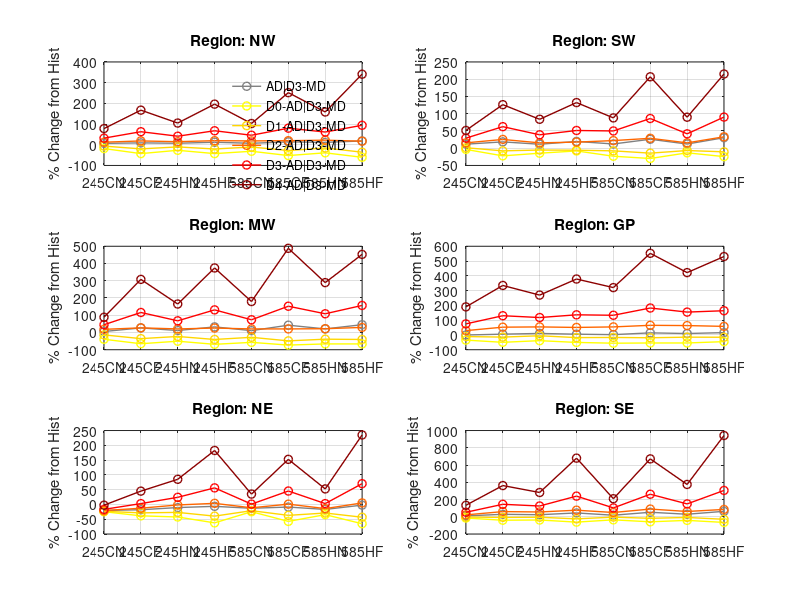

MATLAB code to generate this figure: (Note: this script raises an error after producing the figure.)
% Define data as 3D array: [region, probability, scenario]
% Regions: NW, SW, MW, GP, NE, SE
% Probabilities: AD|D0-MD, D0-AD|D0-MD, ..., D4-AD|D0-MD
% Scenarios: Hist, 245CN, 245CF, 245HN, 245HF, 585CN, 585CF, 585HN, 585HF

data = zeros(6, 6, 9);

% Data matrix: data(region, probability_type, scenario)

% Region 1: NW
data(1,1,:) = [0.4966, 0.530, 0.542, 0.533, 0.557, 0.532, 0.566, 0.554, 0.588]; % AD|D3-MD
data(1,2,:) = [0.1065, 0.087, 0.061, 0.078, 0.061, 0.073, 0.051, 0.065, 0.042]; % D0-AD|D3-MD
data(1,3,:) = [0.1998, 0.187, 0.160, 0.179, 0.159, 0.178, 0.144, 0.169, 0.128]; % D1-AD|D3-MD
data(1,4,:) = [0.0810, 0.091, 0.096, 0.093, 0.097, 0.096, 0.097, 0.099, 0.095]; % D2-AD|D3-MD
data(1,5,:) = [0.0644, 0.085, 0.105, 0.091, 0.108, 0.094, 0.116, 0.104, 0.125]; % D3-AD|D3-MD
data(1,6,:) = [0.0449, 0.080, 0.120, 0.092, 0.133, 0.091, 0.158, 0.116, 0.198]; % D4-AD|D3-MD

% Region 2: SW
data(2,1,:) = [0.5137, 0.574, 0.608, 0.573, 0.614, 0.577, 0.647, 0.576, 0.670];
data(2,2,:) = [0.0912, 0.088, 0.071, 0.078, 0.084, 0.070, 0.064, 0.079, 0.069];
data(2,3,:) = [0.2101, 0.213, 0.194, 0.199, 0.198, 0.194, 0.180, 0.196, 0.188];
data(2,4,:) = [0.0909, 0.105, 0.114, 0.105, 0.107, 0.111, 0.117, 0.105, 0.121];
data(2,5,:) = [0.0720, 0.093, 0.117, 0.100, 0.109, 0.108, 0.134, 0.102, 0.137];
data(2,6,:) = [0.0495, 0.075, 0.112, 0.091, 0.115, 0.093, 0.152, 0.094, 0.156];

% Region 3: MW
data(3,1,:) = [0.4688, 0.495, 0.593, 0.522, 0.621, 0.519, 0.667, 0.566, 0.681];
data(3,2,:) = [0.0891, 0.054, 0.031, 0.044, 0.028, 0.038, 0.024, 0.030, 0.030];
data(3,3,:) = [0.1848, 0.159, 0.119, 0.142, 0.110, 0.133, 0.095, 0.113, 0.110];
data(3,4,:) = [0.0804, 0.095, 0.102, 0.097, 0.101, 0.097, 0.097, 0.098, 0.104];
data(3,5,:) = [0.0662, 0.096, 0.143, 0.111, 0.153, 0.115, 0.167, 0.138, 0.170];
data(3,6,:) = [0.0483, 0.091, 0.197, 0.128, 0.229, 0.135, 0.284, 0.188, 0.267];

% Region 4: GP
data(4,1,:) = [0.4357, 0.434, 0.459, 0.480, 0.458, 0.445, 0.497, 0.478, 0.504];
data(4,2,:) = [0.1336, 0.087, 0.067, 0.082, 0.066, 0.059, 0.061, 0.061, 0.073];
data(4,3,:) = [0.2000, 0.178, 0.171, 0.189, 0.164, 0.166, 0.162, 0.170, 0.169];
data(4,4,:) = [0.0557, 0.072, 0.085, 0.086, 0.084, 0.086, 0.092, 0.091, 0.088];
data(4,5,:) = [0.0326, 0.057, 0.075, 0.071, 0.077, 0.076, 0.092, 0.083, 0.086];
data(4,6,:) = [0.0138, 0.040, 0.060, 0.051, 0.066, 0.058, 0.090, 0.072, 0.087];

% Region 5: NE
data(5,1,:) = [0.4607, 0.367, 0.378, 0.412, 0.431, 0.401, 0.420, 0.383, 0.450];
data(5,2,:) = [0.1008, 0.076, 0.062, 0.058, 0.038, 0.076, 0.043, 0.066, 0.035];
data(5,3,:) = [0.1902, 0.146, 0.136, 0.139, 0.115, 0.150, 0.120, 0.135, 0.108];
data(5,4,:) = [0.0733, 0.058, 0.064, 0.072, 0.076, 0.065, 0.074, 0.063, 0.077];
data(5,5,:) = [0.0564, 0.047, 0.058, 0.070, 0.088, 0.057, 0.082, 0.058, 0.096];
data(5,6,:) = [0.0400, 0.039, 0.058, 0.074, 0.113, 0.054, 0.101, 0.061, 0.134];

% Region 6: SE
data(6,1,:) = [0.4524, 0.498, 0.581, 0.559, 0.653, 0.533, 0.688, 0.585, 0.737];
data(6,2,:) = [0.1137, 0.097, 0.068, 0.071, 0.043, 0.073, 0.047, 0.066, 0.039];
data(6,3,:) = [0.2014, 0.195, 0.186, 0.190, 0.152, 0.193, 0.165, 0.185, 0.142];
data(6,4,:) = [0.0682, 0.083, 0.109, 0.106, 0.120, 0.102, 0.129, 0.110, 0.126];
data(6,5,:) = [0.0454, 0.069, 0.111, 0.102, 0.154, 0.092, 0.164, 0.113, 0.184];
data(6,6,:) = [0.0236, 0.055, 0.109, 0.090, 0.184, 0.073, 0.182, 0.112, 0.246];



% Calculate percent change relative to Hist (dimension 3 index = 1)
hist_vals = data(:,:,1);
pct_change = 100 * (data - hist_vals) ./ hist_vals;

region_labels = {'NW','SW','MW','GP','NE','SE'};
prob_labels = {'AD|D3-MD','D0-AD|D3-MD','D1-AD|D3-MD','D2-AD|D3-MD','D3-AD|D3-MD','D4-AD|D3-MD'};
scenario_labels = {'245CN','245CF','245HN','245HF','585CN','585CF','585HN','585HF'};

% Define custom colors
% Colors based on U.S. Drought Monitor standards
custom_colors = [
    [0.5, 0.5, 0.5];     % AD|D0-MD - gray
    [1.0, 1.0, 0.0];     % D0 - yellow
    [1.0, 0.84, 0.0];    % D1 - gold (more distinct than light orange)
    [1.0, 0.4, 0.0];     % D2 - darker orange
    [1.0, 0.0, 0.0];     % D3 - red
    [0.55, 0.0, 0.0];    % D4 - dark red
];
figure;
for r = 1:6
    subplot(3,2,r);
    hold on;
%     yline(0, 'k-', 'LineWidth', 1, 'HandleVisibility', 'off'); % horizontal zero line
    for p = 1:6
        plot(1:8, squeeze(pct_change(r,p,2:end)), '-o', ...
             'Color', custom_colors(p,:), ...
             'DisplayName', prob_labels{p}, ...
             'LineWidth', 1);
    end
    xticks(1:8);
    xticklabels(scenario_labels);
    xtickangle(45);
    ylabel('% Change from Hist');
    title(['Region: ', region_labels{r}]);
    if r == 1
        legend('Location','best'); legend boxoff
    end
    grid on;
    hold off; box on;
%     ylim([-50, 200])
end

%% output the plot

fig = gcf;
fig.PaperUnits = 'inches';

% fig.PaperPosition = [0 0 17.7 8];
fig.PaperPosition = [0 0 10 12];
print('ScreenSizeFigure', '-dpng', '-r300')
